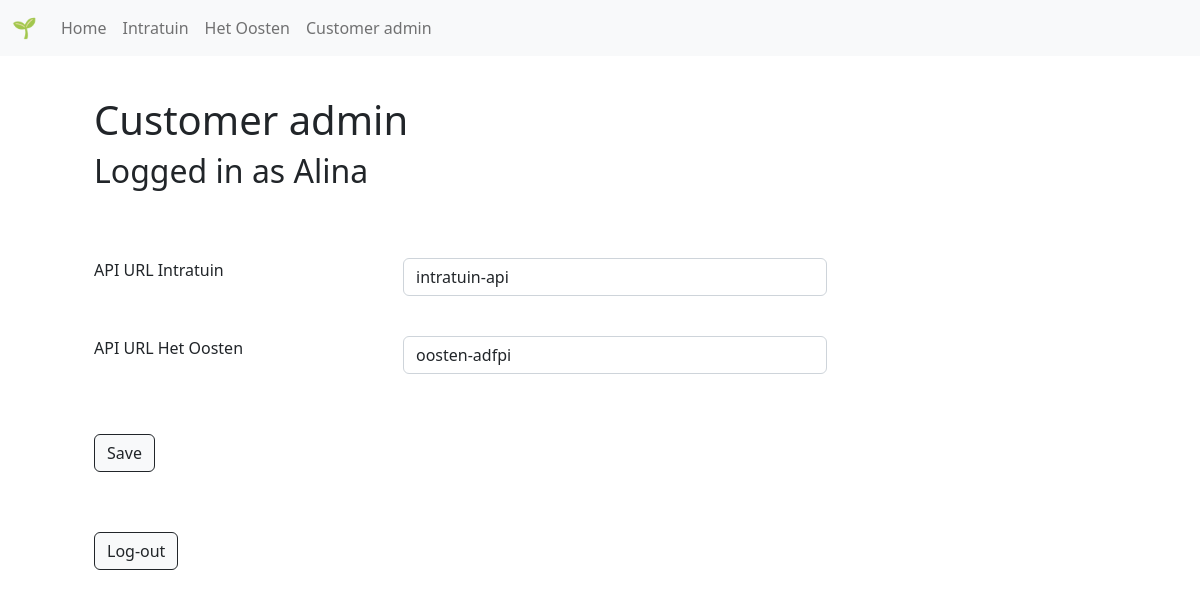
Page /admin (signed in) on the earlier database version.
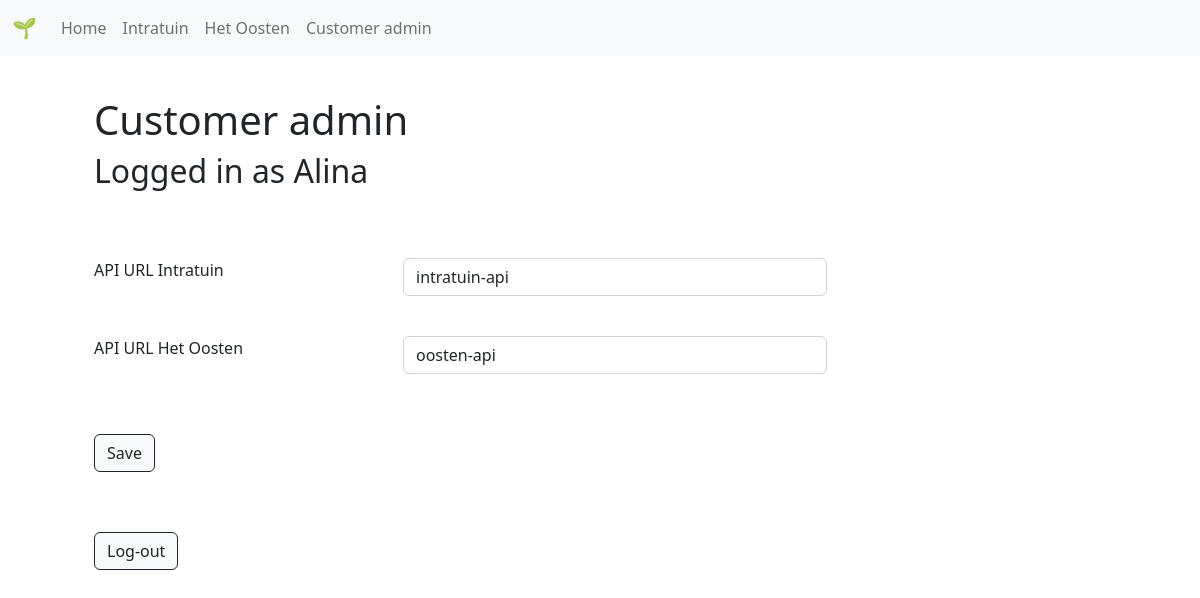
Same page on the later database version.
### tables this page shows
CREATE TABLE customers (id INTEGER PRIMARY KEY AUTOINCREMENT, name TEXT NOT NULL, suffix TEXT NOT NULL, apiurl TEXT NOT NULL, urlconfig TEXT NOT NULL, source TEXT NOT NULL, pricetable TEXT NOT NULL, pricefield TEXT NOT NULL, nametable TEXT NOT NULL, namefield TEXT NOT NULL, amounttable TEXT NOT NULL, amountfield TEXT NOT NULL, picturetable TEXT NOT NULL, picturefield TEXT NOT NULL);

### app.py (the view, shortened to what this page needs)
@app.route("/admin", methods=["GET", "POST"])
@login_required
def admin():
    if request.method == "GET":
        customers = query_db('select * from customers')
        urlConfigIntratuin = ""
        urlConfigHetOosten = ""
        for row in customers:
            if row["suffix"] == "intratuin":
                urlConfigIntratuin = row["urlconfig"]
            elif row["suffix"] == "het_oosten":
                urlConfigHetOosten = row["urlconfig"]
        return render_template("admin.html", urlConfigIntratuin=urlConfigIntratuin, urlConfigHetOosten=urlConfigHetOosten, username=session["username"])

### app.py (called while the page is built)
@app.teardown_appcontext
def close_connection(exception):
    db = getattr(g, '_database', None)
    if db is not None:
        db.close()

### helper.py (called while the page is built)
def get_db():
    db = getattr(g, '_database', None)
    if db is None:
        db = g._database = sqlite3.connect(DATABASE)
        db.row_factory = sqlite3.Row
    return db

def query_db(query, args=(), one=False):
    cur = get_db().execute(query, args)
    rv = cur.fetchall()
    cur.close()
    return (rv[0] if rv else None) if one else rv

def login_required(f):
    @wraps(f)
    def decorated_function(*args, **kwargs):
        if session.get("user_id") is None:
            return redirect("/admin-login")
        return f(*args, **kwargs)
    return decorated_function

### templates/admin.html
{% extends "layout.html" %}
  {% block body %}
  <div class="container customer-page">
    <div class="row">
        <div class="col-sm">
            <h1>Customer admin</h1>
            <h2>Logged in as {{username}}</h2>
        </div>
    </div>
    <form action="admin" method="post">
        <div class="row" class="api-url-field">
          <div class="col-3 field-name">
            API URL Intratuin
          </div>
          <div class="col-5 form-group">
            <input name="url-config-intratuin" id="url-config-intratuin" type="text" class="form-control" placeholder="{{urlConfigIntratuin}}" value="{{urlConfigIntratuin}}">
          </div>
          <div class="col-3 field-name">
            API URL Het Oosten
          </div>
          <div class="col-5 form-group">
            <input name="url-config-hetoosten" id="url-config-hetoosten" type="text" class="form-control" placeholder="{{urlConfigHetOosten}}" value="{{urlConfigHetOosten}}">
          </div>
        </div>
        <div class="row">
        <div class="col-2 mapper-button">
            <button class="btn btn-light btn-outline-dark" type="submit">Save</button>
          </div>
        </div>
      </form>
      <div class="row">
        <div class="col-2 mapper-button">
          <form action="logout">
                <button class="btn btn-light btn-outline-dark"" type="submit">Log-out</button>
          </form>
        </div>
      </div>
  </div>
  {% endblock %}

### templates/layout.html (shortened to what this page needs)
<!DOCTYPE html>
<html lang="en">
  <head>
    <link href="/static/style.css" rel="stylesheet">
    <link href="https://cdn.jsdelivr.net/npm/bootstrap@5.2.3/dist/css/bootstrap.min.css" rel="stylesheet">
    <nav class="navbar navbar-expand-lg bg-light">
      <div class="container-fluid">
        <a class="navbar-brand" href="/">🌱</a>
        <div class="collapse navbar-collapse" id="navbarSupportedContent">
          <ul class="navbar-nav me-auto mb-2 mb-lg-0">
            <li class="nav-item">
              <a class="nav-link" href="/">Home</a>
            </li>
            <li class="nav-item">
              <a class="nav-link" href="/intratuin">Intratuin</a>
            </li>
            <li class="nav-item">
              <a class="nav-link" href="/het_oosten">Het Oosten</a>
            </li>
            <li class="nav-item">
              <a class="nav-link" href="/admin">Customer admin</a>
            </li>
          </ul>
        </div>
      </div>
    </nav>
  </head>
  <body>
    {% block body %}{% endblock %}
  </body>
</html>

### static/style.css (style rules this page uses)
.customer-page div { margin: 20px; }
h2 { font-size: 25px; }

Differences in the rows shown:
changed customers: url-config-hetoosten "oosten-adfpi" → "oosten-api"
